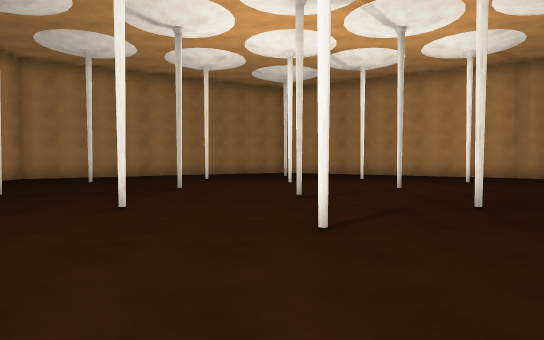
View 1 (above)

16 first-person views from a walk through a Unity game level. The camera is 1.4 m above the floor, tilts 2° down and sees 75° across. The floor is counted in squares, 2 m on a side. Each view is taken from the middle of a square. On the plan, view 1 faces up. The plan holds only what a view shows up to about 11 squares ahead; the rest is blank.

View 2
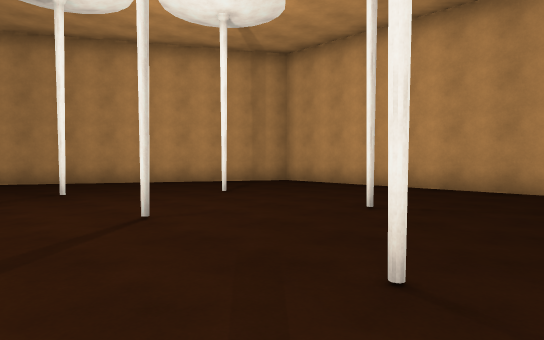

View 3
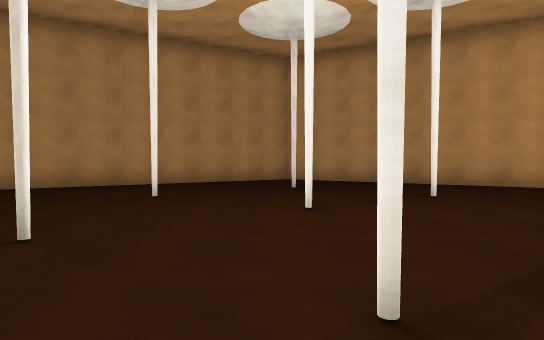

View 4
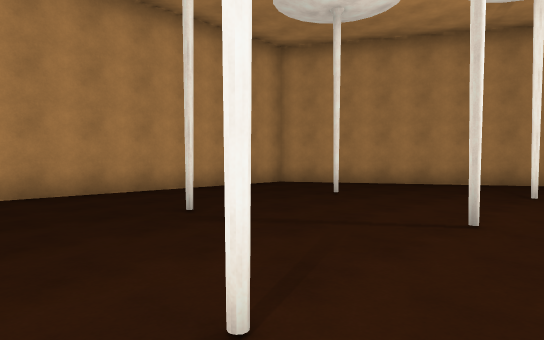

View 5
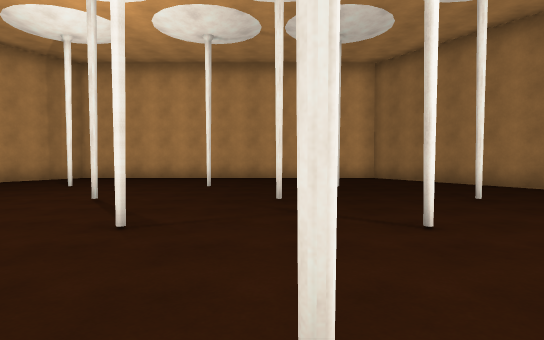

View 6
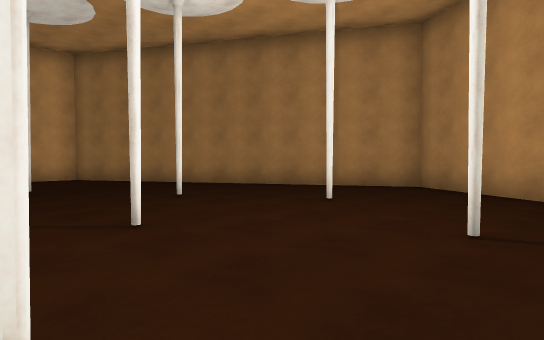

View 7
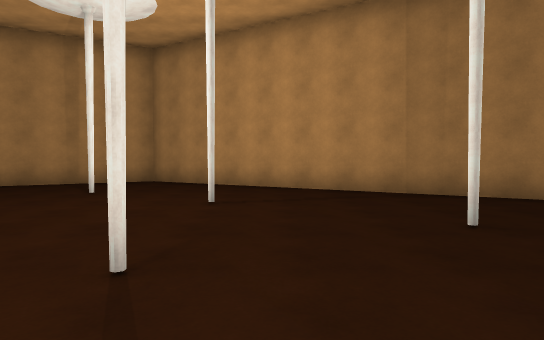

View 8
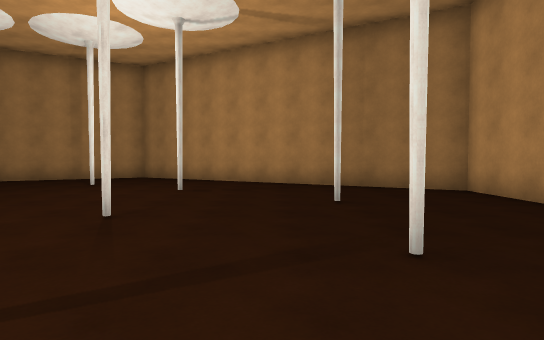

View 9
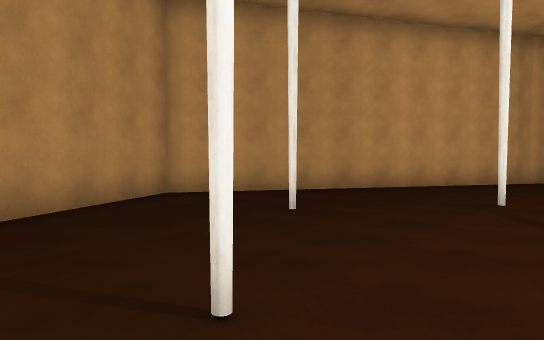

View 10
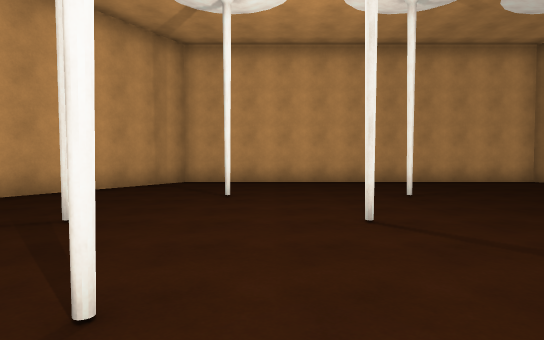

View 11
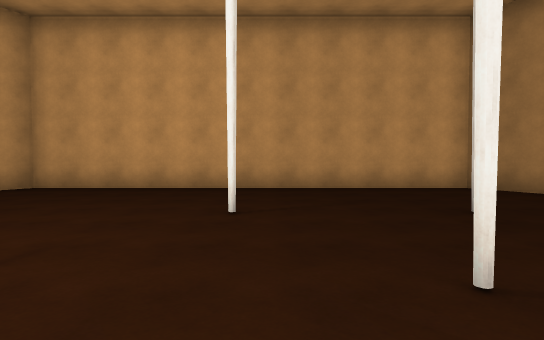

View 12
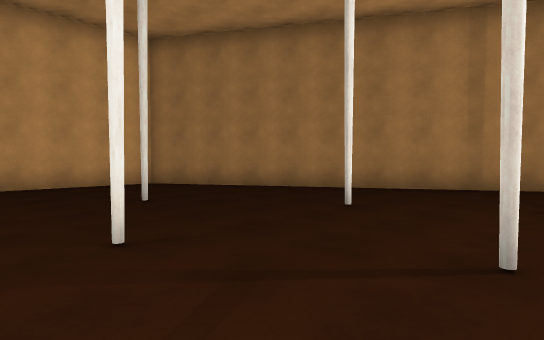

View 13
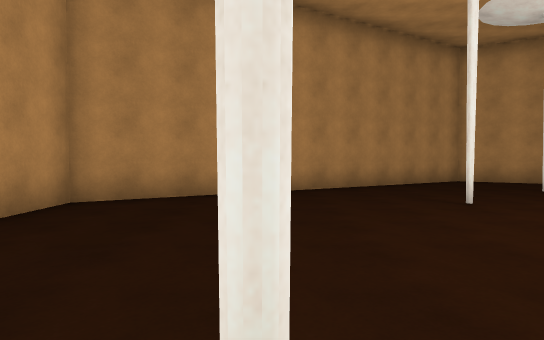

View 14
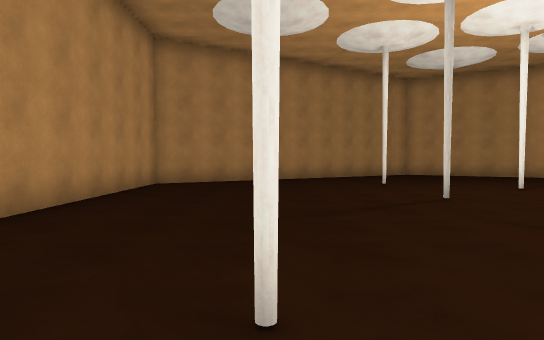

View 15
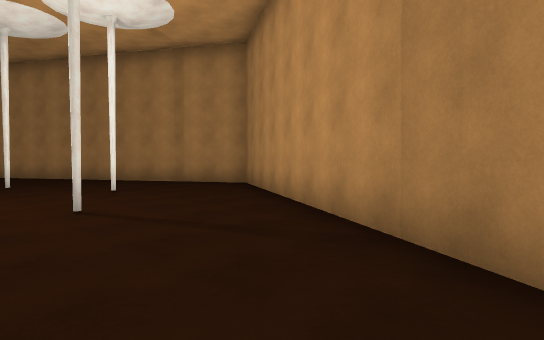

View 16
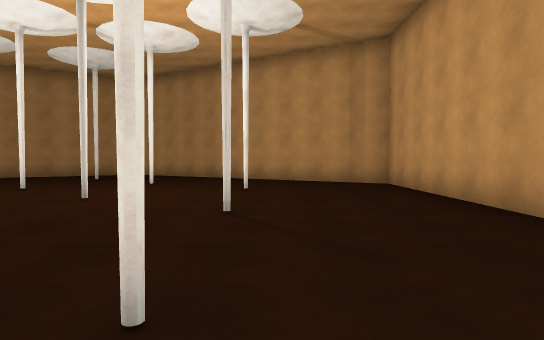

### Floor plan
Key: @ floor where view 1 was taken; # wall or solid block; . floor.
Columns run from 8 left of view 1 to 9 right of it. Each row starts with its distance up from view 1.
 17         ##
 16       ##..##
 15     ###....###
 14   ###........###
 13  ##......#.....##
 12 ##..............##
 11 ......#....#......
 10 ...#.....#...#....
  9 ..................
  8 ......#....#......
  7 ...#.....#...#....
  6 ..................
  5 ......#....#......
  4 ..................
  3 ...#.....#...#....
  2 ......#....#......
  1 ##..............##
  0  ##.....@#.....##
 -1   ###........###
 -2     ###....###
 -3       ##..##
 -4         ##

Where each view was taken, in squares from view 1:
view 1: 0 up, 0 right, facing up
view 2: 4 up, 1 right, facing up-right
view 3: 5 up, 0 right, facing up
view 4: 4 up, 1 left, facing up-left
view 5: 5 up, 3 left, facing right
view 6: 5 up, 3 left, facing down-right
view 7: 7 up, 3 left, facing down
view 8: 9 up, 4 left, facing down
view 9: 10 up, 3 left, facing up-right
view 10: 9 up, 1 left, facing right
view 11: 6 up, 1 right, facing right
view 12: 6 up, 0 right, facing down-right
view 13: 6 up, 5 left, facing up
view 14: 2 up, 5 left, facing up
view 15: 3 up, 7 left, facing down-right
view 16: 2 up, 6 right, facing up
